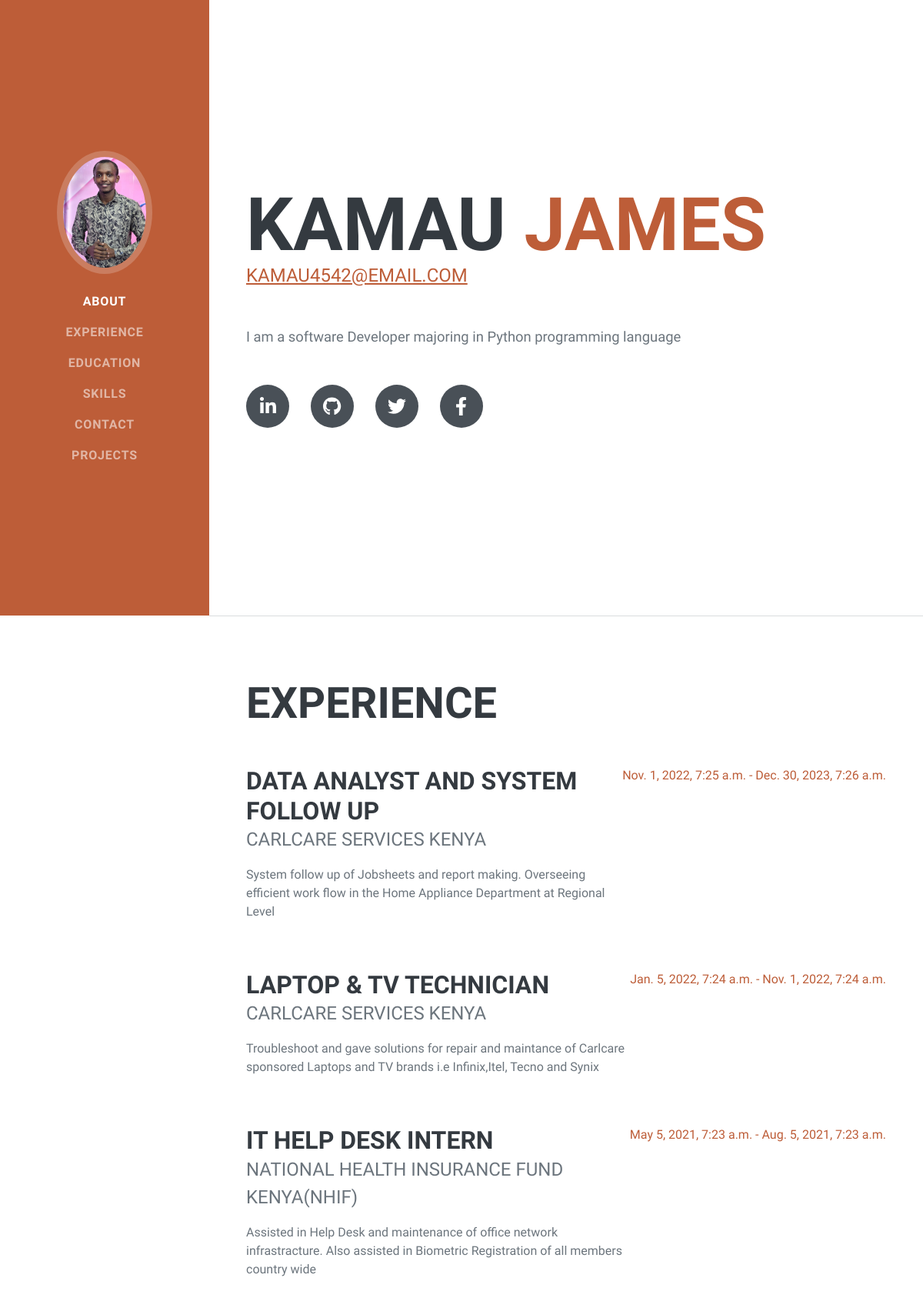
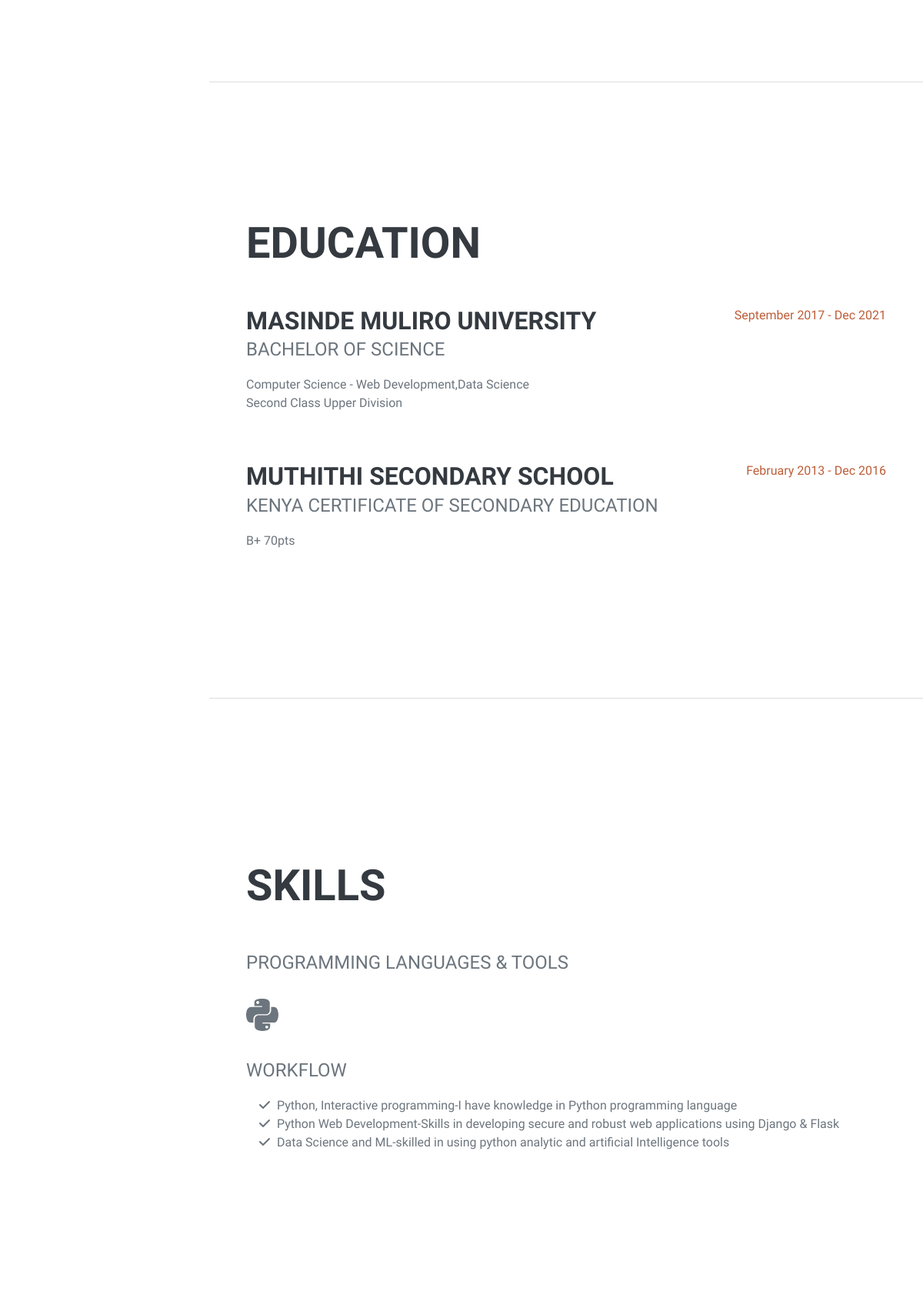
The page / (upper part) on the database its author committed (2 pictures, top to bottom).
### bio/models.py (models this page shows, shortened)
class About(models.Model):
	descr=models.TextField()

class Experience(models.Model):
	name=models.CharField(max_length=100)
	company=models.CharField(max_length=200)
	role=models.TextField()
	start_date=models.DateTimeField()
	end_date=models.DateTimeField()
	class Meta:
		ordering=['-start_date']

class Skills(models.Model):
	name=models.CharField(max_length=100)
	descr=models.TextField()

### bio/views.py (the view)
# urls.py: path('',views.index,name='index'),
def index(request):
	about=About.objects.all()
	skills=Skills.objects.all()
	exp=Experience.objects.all()
	projects=Project.objects.all()
	if request.method=='POST':
		email=request.POST['email']
		text=request.POST['message']
		message=Messages(text=text,email=email)
		message.save()
		return redirect('index')
	context={
		'about':about,
		'skills':skills,
		'exp':exp,
		'projects':projects,
	}
	return render(request,'Portfolio/index.html',context)

### bio/templates/Portfolio/index.html (shortened to what this page needs)
{%load static %}
<!DOCTYPE html>
<html lang="en">
    <head>
        <link href="{% static 'css/styles.css' %}" rel="stylesheet" />
    </head>
    <body id="page-top">
        <nav class="navbar navbar-expand-lg navbar-dark bg-primary fixed-top" id="sideNav">
            <a class="navbar-brand js-scroll-trigger" href="#page-top">
                <span class="d-none d-lg-block"><img class="img-fluid img-profile rounded-circle mx-auto mb-2" src="{% static 'img/jay.jpg' %}" alt="pic" /></span>
            </a>
            <div class="collapse navbar-collapse" id="navbarResponsive">
                <ul class="navbar-nav">
                    <li class="nav-item"><a class="nav-link js-scroll-trigger" href="#about">About</a></li>
                    <li class="nav-item"><a class="nav-link js-scroll-trigger" href="#experience">Experience</a></li>
                    <li class="nav-item"><a class="nav-link js-scroll-trigger" href="#education">Education</a></li>
                    <li class="nav-item"><a class="nav-link js-scroll-trigger" href="#skills">Skills</a></li>
                    <li class="nav-item"><a class="nav-link js-scroll-trigger" href="#interests">Contact</a></li>
                    <li class="nav-item"><a class="nav-link js-scroll-trigger" href="#awards">Projects</a></li>
                </ul>
            </div>
        </nav>
        <div class="container-fluid p-0">
            <section class="resume-section" id="about">
                <div class="resume-section-content">
                    <h1 class="mb-0">
                        kamau
                        <span class="text-primary">James</span>
                    </h1>
                    <div class="subheading mb-5">
                        <a href="mailto:name@email.com">kamau4542@email.com</a>
                    </div>
                    {% for about in about %}
                    <p class="lead mb-5">{{about.descr}}</p>
                    {%endfor%}
                    <div class="social-icons">
                        <a class="social-icon" href="#!"><i class="fab fa-linkedin-in"></i></a>
                        <a class="social-icon" href="https://github.com/kamau826?tab=repositories"><i class="fab fa-github"></i></a>
                        <a class="social-icon" href="#!"><i class="fab fa-twitter"></i></a>
                        <a class="social-icon" href="#!"><i class="fab fa-facebook-f"></i></a>
                    </div>
                </div>
            </section>
            <hr class="m-0" />
            <section class="resume-section" id="experience">
                <div class="resume-section-content">
                    <h2 class="mb-5">Experience</h2>
                    {% for exp in exp %}
                    <div class="d-flex flex-column flex-md-row justify-content-between mb-5">
                        <div class="flex-grow-1">
                            <h3 class="mb-0">{{exp.name}}</h3>
                            <div class="subheading mb-3">{{exp.company}}</div>
                            <p>{{exp.role}} </p>
                        </div>
                        <div class="flex-shrink-0"><span class="text-primary">{{exp.start_date}} - {{exp.end_date}}</span></div>
                    </div>
                    {%endfor%}
                </div>
            </section>
            <hr class="m-0" />
            <section class="resume-section" id="education">
                <div class="resume-section-content">
                    <h2 class="mb-5">Education</h2>
                    <div class="d-flex flex-column flex-md-row justify-content-between mb-5">
                        <div class="flex-grow-1">
                            <h3 class="mb-0">Masinde muliro University</h3>
                            <div class="subheading mb-3">Bachelor of Science</div>
                            <div>Computer Science - Web Development,Data Science </div>
                            <p>Second Class Upper Division</p>
                        </div>
                        <div class="flex-shrink-0"><span class="text-primary">September 2017 - Dec 2021</span></div>
                    </div>
                    <div class="d-flex flex-column flex-md-row justify-content-between">
                        <div class="flex-grow-1">
                            <h3 class="mb-0">Muthithi Secondary School</h3>
                            <div class="subheading mb-3">Kenya Certificate Of Secondary Education</div>
                            <p>B+ 70pts</p>
                        </div>
                        <div class="flex-shrink-0"><span class="text-primary">February 2013 - Dec 2016</span></div>
                    </div>
                </div>
            </section>
            <hr class="m-0" />
            <section class="resume-section" id="skills">
                <div class="resume-section-content">
                    <h2 class="mb-5">Skills</h2>
                    <div class="subheading mb-3">Programming Languages & Tools</div>
                    <ul class="list-inline dev-icons">
                        <li class="list-inline-item"><i class="fab fa-python"></i></li>
                    </ul>
                    <div class="subheading mb-3">Workflow</div>
                    <ul class="fa-ul mb-0">
                      {%for skill in skills%}
                        <li>
                            <span class="fa-li"><i class="fas fa-check"></i></span>
                            {{skill.name}}-{{skill.descr}}
                        </li>
                        {%endfor%}
                    </ul>
                </div>
            </section>
        </div>
    </body>
</html>

### rows shown on the page
About: descr "I am a software Developer majoring in Python programming language"
Experience: name "DATA ANALYST AND SYSTEM FOLLOW UP", company "CARLCARE SERVICES KENYA", role "System follow up of Jobsheets and report making. Overseeing efficient work flow in the Home Appliance Department at Regional Level", start_date "Nov. 1, 2022, 7:25 a.m.", end_date "Dec. 30, 2023, 7:26 a.m."
Experience: name "LAPTOP & TV TECHNICIAN", company "CARLCARE SERVICES KENYA", role "Troubleshoot and gave solutions for repair and maintance of Carlcare sponsored Laptops and TV brands i.e Infinix,Itel, Tecno and Synix", start_date "Jan. 5, 2022, 7:24 a.m.", end_date "Nov. 1, 2022, 7:24 a.m."
Experience: name "IT HELP DESK INTERN", company "NATIONAL HEALTH INSURANCE FUND KENYA(NHIF)", role "Assisted in Help Desk and maintenance of office network infrastracture. Also assisted in Biometric Registration of all members country wide", start_date "May 5, 2021, 7:23 a.m.", end_date "Aug. 5, 2021, 7:23 a.m."
Skills: name "Python, Interactive programming", descr "I have knowledge in Python programming language"
Skills: name "Python Web Development", descr "Skills in developing secure and robust web applications using Django & Flask"
Skills: name "Data Science and ML", descr "skilled in using python analytic and artificial Intelligence tools"
